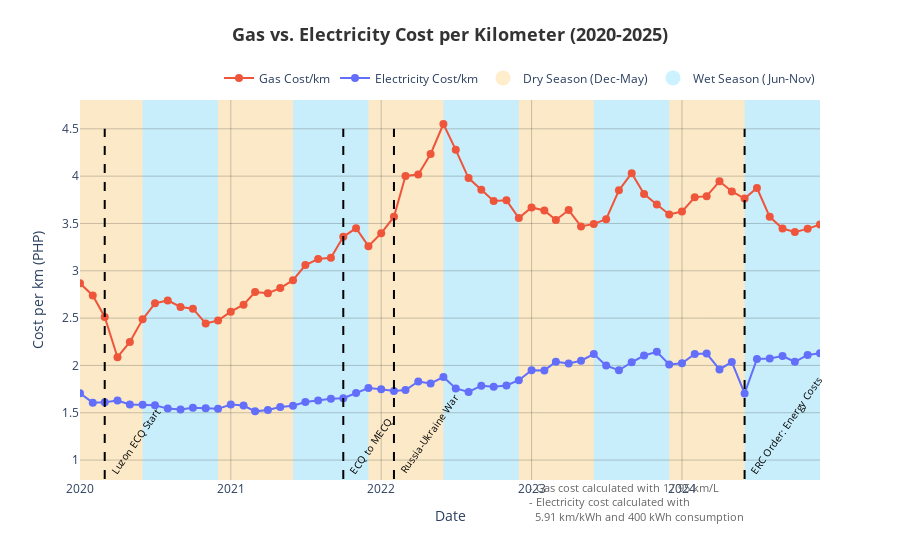

This figure's notebook cell:
### Code cell
plot_comparison_dataframe(AVG_HYBRID, AVG_BEV, BASE_KWH, make_comparison_dataframe(AVG_HYBRID, AVG_BEV, BASE_KWH))

### Figure 1 — Plotly figure (JSON) as saved in the notebook; plotly's stock layout.template omitted (floating-point values rounded to 4 significant figures)
{"data": [{"hovertemplate": "<b>%{x|%b %Y}</b><br>Gas Cost: PHP %{y:.3f}<extra></extra>", "line": {"color": "#EF553B", "width": 2}, "marker": {"size": 8}, "mode": "lines+markers", "name": "Gas Cost/km", "type": "scatter", "x": ["2020-01-01T00:00:00", "2020-02-01T00:00:00", "2020-03-01T00:00:00", "2020-04-01T00:00:00", "2020-05-01T00:00:00", "2020-06-01T00:00:00", "2020-07-01T00:00:00", "2020-08-01T00:00:00", "2020-09-01T00:00:00", "2020-10-01T00:00:00", "2020-11-01T00:00:00", "2020-12-01T00:00:00", "2021-01-01T00:00:00", "2021-02-01T00:00:00", "2021-03-01T00:00:00", "2021-04-01T00:00:00", "2021-05-01T00:00:00", "2021-06-01T00:00:00", "2021-07-01T00:00:00", "2021-08-01T00:00:00", "2021-09-01T00:00:00", "2021-10-01T00:00:00", "2021-11-01T00:00:00", "2021-12-01T00:00:00", "2022-01-01T00:00:00", "2022-02-01T00:00:00", "2022-03-01T00:00:00", "2022-04-01T00:00:00", "2022-05-01T00:00:00", "2022-06-01T00:00:00", "2022-07-01T00:00:00", "2022-08-01T00:00:00", "2022-09-01T00:00:00", "2022-10-01T00:00:00", "2022-11-01T00:00:00", "2022-12-01T00:00:00", "2023-01-01T00:00:00", "2023-02-01T00:00:00", "2023-03-01T00:00:00", "2023-04-01T00:00:00", "2023-05-01T00:00:00", "2023-06-01T00:00:00", "2023-07-01T00:00:00", "2023-08-01T00:00:00", "2023-09-01T00:00:00", "2023-10-01T00:00:00", "2023-11-01T00:00:00", "2023-12-01T00:00:00", "2024-01-01T00:00:00", "2024-02-01T00:00:00", "2024-03-01T00:00:00", "2024-04-01T00:00:00", "2024-05-01T00:00:00", "2024-06-01T00:00:00", "2024-07-01T00:00:00", "2024-08-01T00:00:00", "2024-09-01T00:00:00", "2024-10-01T00:00:00", "2024-11-01T00:00:00", "2024-12-01T00:00:00"], "y": [2.867, 2.739, 2.513, 2.087, 2.248, 2.487, 2.657, 2.687, 2.618, 2.599, 2.443, 2.474, 2.568, 2.642, 2.776, 2.764, 2.817, 2.901, 3.061, 3.125, 3.138, 3.359, 3.45, 3.26, 3.396, 3.572, 4.002, 4.017, 4.234, 4.551, 4.278, 3.979, 3.857, 3.737, 3.744, 3.558, 3.669, 3.638, 3.537, 3.642, 3.469, 3.496, 3.544, 3.851, 4.032, 3.811, 3.701, 3.596, 3.625, 3.777, 3.789, 3.946, 3.838, 3.763, 3.875, 3.57, 3.446, 3.41, 3.443, 3.49]}, {"hovertemplate": "<b>%{x|%b %Y}</b><br>Electricity Cost: PHP %{y:.3f}<extra></extra>", "line": {"color": "#636EFA", "width": 2}, "marker": {"size": 8}, "mode": "lines+markers", "name": "Electricity Cost/km", "type": "scatter", "x": ["2020-01-01T00:00:00", "2020-02-01T00:00:00", "2020-03-01T00:00:00", "2020-04-01T00:00:00", "2020-05-01T00:00:00", "2020-06-01T00:00:00", "2020-07-01T00:00:00", "2020-08-01T00:00:00", "2020-09-01T00:00:00", "2020-10-01T00:00:00", "2020-11-01T00:00:00", "2020-12-01T00:00:00", "2021-01-01T00:00:00", "2021-02-01T00:00:00", "2021-03-01T00:00:00", "2021-04-01T00:00:00", "2021-05-01T00:00:00", "2021-06-01T00:00:00", "2021-07-01T00:00:00", "2021-08-01T00:00:00", "2021-09-01T00:00:00", "2021-10-01T00:00:00", "2021-11-01T00:00:00", "2021-12-01T00:00:00", "2022-01-01T00:00:00", "2022-02-01T00:00:00", "2022-03-01T00:00:00", "2022-04-01T00:00:00", "2022-05-01T00:00:00", "2022-06-01T00:00:00", "2022-07-01T00:00:00", "2022-08-01T00:00:00", "2022-09-01T00:00:00", "2022-10-01T00:00:00", "2022-11-01T00:00:00", "2022-12-01T00:00:00", "2023-01-01T00:00:00", "2023-02-01T00:00:00", "2023-03-01T00:00:00", "2023-04-01T00:00:00", "2023-05-01T00:00:00", "2023-06-01T00:00:00", "2023-07-01T00:00:00", "2023-08-01T00:00:00", "2023-09-01T00:00:00", "2023-10-01T00:00:00", "2023-11-01T00:00:00", "2023-12-01T00:00:00", "2024-01-01T00:00:00", "2024-02-01T00:00:00", "2024-03-01T00:00:00", "2024-04-01T00:00:00", "2024-05-01T00:00:00", "2024-06-01T00:00:00", "2024-07-01T00:00:00", "2024-08-01T00:00:00", "2024-09-01T00:00:00", "2024-10-01T00:00:00", "2024-11-01T00:00:00", "2024-12-01T00:00:00"], "y": [1.706, 1.607, 1.611, 1.629, 1.587, 1.583, 1.579, 1.544, 1.533, 1.554, 1.547, 1.541, 1.588, 1.576, 1.515, 1.529, 1.56, 1.574, 1.614, 1.63, 1.648, 1.653, 1.708, 1.761, 1.748, 1.729, 1.739, 1.83, 1.81, 1.877, 1.758, 1.72, 1.786, 1.774, 1.788, 1.844, 1.949, 1.947, 2.04, 2.02, 2.049, 2.12, 1.998, 1.949, 2.034, 2.105, 2.144, 2.01, 2.024, 2.121, 2.125, 1.958, 2.036, 1.704, 2.068, 2.073, 2.099, 2.039, 2.111, 2.129]}, {"marker": {"color": "rgba(255, 165, 0, 0.2)", "size": 15}, "mode": "markers", "name": "Dry Season (Dec-May)", "type": "scatter", "x": [null], "y": [null]}, {"marker": {"color": "rgba(0, 191, 255, 0.2)", "size": 15}, "mode": "markers", "name": "Wet Season (Jun-Nov)", "type": "scatter", "x": [null], "y": [null]}], "layout": {"annotations": [{"font": {"color": "black", "size": 10}, "showarrow": false, "text": "Luzon ECQ Start", "textangle": -55, "x": "2020-03-01T00:00:00", "xanchor": "left", "xref": "x", "y": 0.8, "yanchor": "bottom"}, {"font": {"color": "black", "size": 10}, "showarrow": false, "text": "ECQ to MECQ", "textangle": -55, "x": "2021-10-01T00:00:00", "xanchor": "left", "xref": "x", "y": 0.8, "yanchor": "bottom"}, {"font": {"color": "black", "size": 10}, "showarrow": false, "text": "Russia-Ukraine War", "textangle": -55, "x": "2022-02-01T00:00:00", "xanchor": "left", "xref": "x", "y": 0.8, "yanchor": "bottom"}, {"font": {"color": "black", "size": 10}, "showarrow": false, "text": "ERC Order: Energy Costs", "textangle": -55, "x": "2024-06-01T00:00:00", "xanchor": "left", "xref": "x", "y": 0.8, "yanchor": "bottom"}, {"align": "left", "font": {"color": "#666666", "size": 11}, "showarrow": false, "text": "- Gas cost calculated with 17.95 km/L<br>- Electricity cost calculated with <br>  5.91 km/kWh and 400 kWh consumption", "x": 0.9, "xref": "paper", "y": -0.12, "yref": "paper"}], "hovermode": "x unified", "legend": {"orientation": "h", "x": 1, "xanchor": "right", "y": 1.02, "yanchor": "bottom"}, "paper_bgcolor": "white", "plot_bgcolor": "#FAFAFA", "shapes": [{"line": {"color": "black", "dash": "dash", "width": 2}, "type": "line", "x0": "2020-03-01T00:00:00", "x1": "2020-03-01T00:00:00", "y0": 0.8, "y1": 4.5}, {"line": {"color": "black", "dash": "dash", "width": 2}, "type": "line", "x0": "2021-10-01T00:00:00", "x1": "2021-10-01T00:00:00", "y0": 0.8, "y1": 4.5}, {"line": {"color": "black", "dash": "dash", "width": 2}, "type": "line", "x0": "2022-02-01T00:00:00", "x1": "2022-02-01T00:00:00", "y0": 0.8, "y1": 4.5}, {"line": {"color": "black", "dash": "dash", "width": 2}, "type": "line", "x0": "2024-06-01T00:00:00", "x1": "2024-06-01T00:00:00", "y0": 0.8, "y1": 4.5}, {"fillcolor": "rgba(255, 165, 0, 0.2)", "layer": "below", "line": {"width": 0}, "name": "Dry Season (Dec-May)", "type": "rect", "x0": "2020-01-01T00:00:00", "x1": "2020-06-01T00:00:00", "xref": "x", "y0": 0, "y1": 1, "yref": "y domain"}, {"fillcolor": "rgba(0, 191, 255, 0.2)", "layer": "below", "line": {"width": 0}, "name": "Wet Season (Jun-Nov)", "type": "rect", "x0": "2020-01-01T00:00:00", "x1": "2019-12-01T00:00:00", "xref": "x", "y0": 0, "y1": 1, "yref": "y domain"}, {"fillcolor": "rgba(255, 165, 0, 0.2)", "layer": "below", "line": {"width": 0}, "name": "Dry Season (Dec-May)", "type": "rect", "x0": "2020-12-01T00:00:00", "x1": "2021-06-01T00:00:00", "xref": "x", "y0": 0, "y1": 1, "yref": "y domain"}, {"fillcolor": "rgba(0, 191, 255, 0.2)", "layer": "below", "line": {"width": 0}, "name": "Wet Season (Jun-Nov)", "type": "rect", "x0": "2020-06-01T00:00:00", "x1": "2020-12-01T00:00:00", "xref": "x", "y0": 0, "y1": 1, "yref": "y domain"}, {"fillcolor": "rgba(255, 165, 0, 0.2)", "layer": "below", "line": {"width": 0}, "name": "Dry Season (Dec-May)", "type": "rect", "x0": "2021-12-01T00:00:00", "x1": "2022-06-01T00:00:00", "xref": "x", "y0": 0, "y1": 1, "yref": "y domain"}, {"fillcolor": "rgba(0, 191, 255, 0.2)", "layer": "below", "line": {"width": 0}, "name": "Wet Season (Jun-Nov)", "type": "rect", "x0": "2021-06-01T00:00:00", "x1": "2021-12-01T00:00:00", "xref": "x", "y0": 0, "y1": 1, "yref": "y domain"}, {"fillcolor": "rgba(255, 165, 0, 0.2)", "layer": "below", "line": {"width": 0}, "name": "Dry Season (Dec-May)", "type": "rect", "x0": "2022-12-01T00:00:00", "x1": "2023-06-01T00:00:00", "xref": "x", "y0": 0, "y1": 1, "yref": "y domain"}, {"fillcolor": "rgba(0, 191, 255, 0.2)", "layer": "below", "line": {"width": 0}, "name": "Wet Season (Jun-Nov)", "type": "rect", "x0": "2022-06-01T00:00:00", "x1": "2022-12-01T00:00:00", "xref": "x", "y0": 0, "y1": 1, "yref": "y domain"}, {"fillcolor": "rgba(255, 165, 0, 0.2)", "layer": "below", "line": {"width": 0}, "name": "Dry Season (Dec-May)", "type": "rect", "x0": "2023-12-01T00:00:00", "x1": "2024-06-01T00:00:00", "xref": "x", "y0": 0, "y1": 1, "yref": "y domain"}, {"fillcolor": "rgba(0, 191, 255, 0.2)", "layer": "below", "line": {"width": 0}, "name": "Wet Season (Jun-Nov)", "type": "rect", "x0": "2023-06-01T00:00:00", "x1": "2023-12-01T00:00:00", "xref": "x", "y0": 0, "y1": 1, "yref": "y domain"}, {"fillcolor": "rgba(255, 165, 0, 0.2)", "layer": "below", "line": {"width": 0}, "name": "Dry Season (Dec-May)", "type": "rect", "x0": "2024-12-01T00:00:00", "x1": "2024-12-01T00:00:00", "xref": "x", "y0": 0, "y1": 1, "yref": "y domain"}, {"fillcolor": "rgba(0, 191, 255, 0.2)", "layer": "below", "line": {"width": 0}, "name": "Wet Season (Jun-Nov)", "type": "rect", "x0": "2024-06-01T00:00:00", "x1": "2024-12-01T00:00:00", "xref": "x", "y0": 0, "y1": 1, "yref": "y domain"}, {"fillcolor": "rgba(255, 165, 0, 0.2)", "layer": "below", "line": {"width": 0}, "name": "Dry Season (Dec-May)", "type": "rect", "x0": "2025-12-01T00:00:00", "x1": "2024-12-01T00:00:00", "xref": "x", "y0": 0, "y1": 1, "yref": "y domain"}, {"fillcolor": "rgba(0, 191, 255, 0.2)", "layer": "below", "line": {"width": 0}, "name": "Wet Season (Jun-Nov)", "type": "rect", "x0": "2025-06-01T00:00:00", "x1": "2024-12-01T00:00:00", "xref": "x", "y0": 0, "y1": 1, "yref": "y domain"}], "title": {"font": {"color": "#333333", "size": 18}, "text": "<b>Gas vs. Electricity Cost per Kilometer (2020-2025)</b>", "x": 0.5, "xanchor": "center", "y": 0.95}, "xaxis": {"dtick": "M12", "gridcolor": "rgba(0,0,0,0.2)", "range": ["2020-01-01T00:00:00", "2024-12-01T00:00:00"], "showgrid": true, "tickformat": "%Y", "title": {"text": "Date"}}, "yaxis": {"gridcolor": "rgba(0,0,0,0.2)", "showgrid": true, "title": {"text": "Cost per km (PHP)"}}}}
